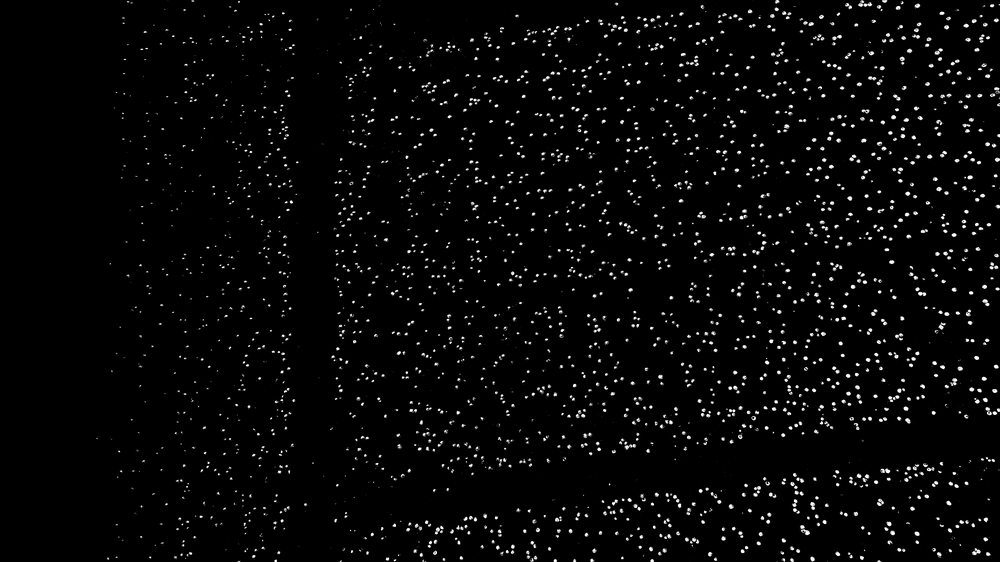
#> input picture src/ex2_bgr_inrange.png, 1000 x 562 px, shrunk from 5472 x 3078 before the run
$ python ex4.py
#> lines starting #> are read from the running program, lines starting #| are printed output that depends on the picture
#!/usr/bin/Python
"""
    description here

    Author:     bakuv
    Date:
"""

###############################################################
# Imports

import cv2
# import constants as cn

###############################################################
# Methods

def median(img, ksize):
    """
    ksize should be uneven, e.g.: 9
    """
    return cv2.medianBlur(img, ksize)

###############################################################
# Main

if __name__ == '__main__':
    img = cv2.imread("ex2_bgr_inrange.png")
#> img is the input picture: shape (562, 1000, 3); min 0, max 255, mean 7.2

    blurred = median(img, 5)
#> in median, `return cv2.medianBlur(img, ksize)`:
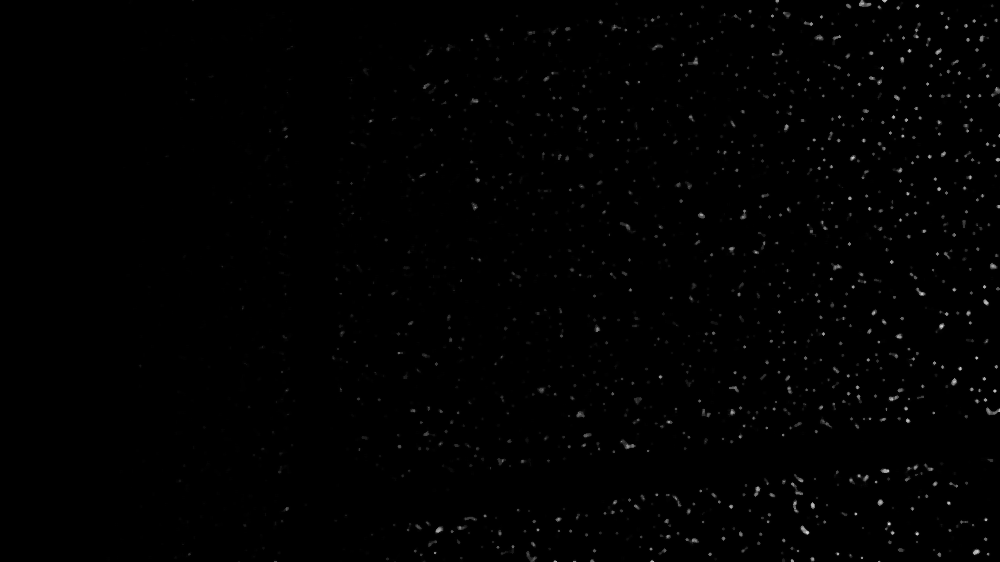
#> returned value: shape (562, 1000, 3); min 0, max 221, mean 1.4

    cv2.imwrite("../output/ex4_blurred.png", blurred)

$ run again, with src/ex2_bgr_histbackprj.png copied over src/ex2_bgr_inrange.png
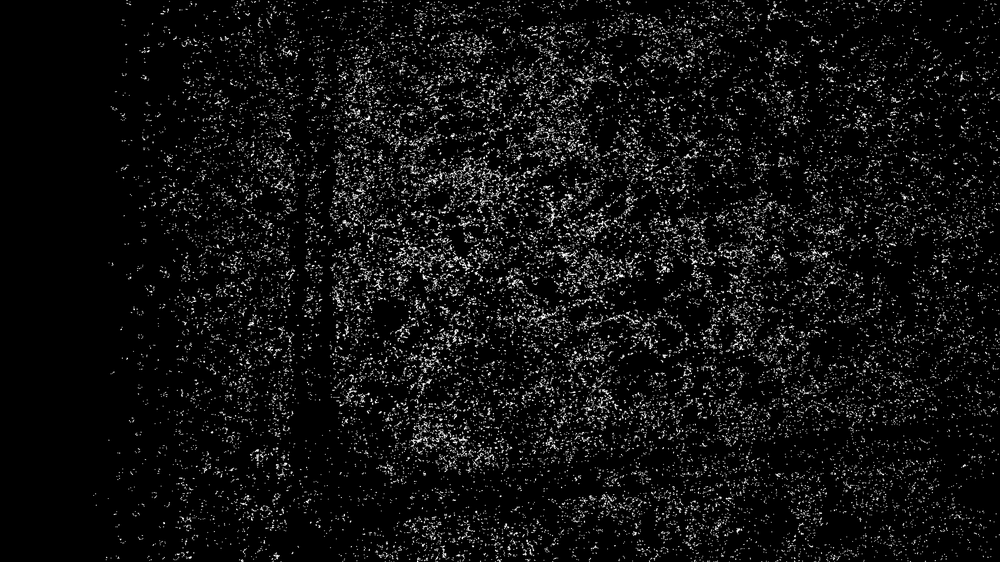
#> input picture src/ex2_bgr_histbackprj.png, 1000 x 562 px, shrunk from 5472 x 3078 before the run
#> img is the input picture: shape (562, 1000, 3); min 0, max 255, mean 15.8
#> in median, `return cv2.medianBlur(img, ksize)`:
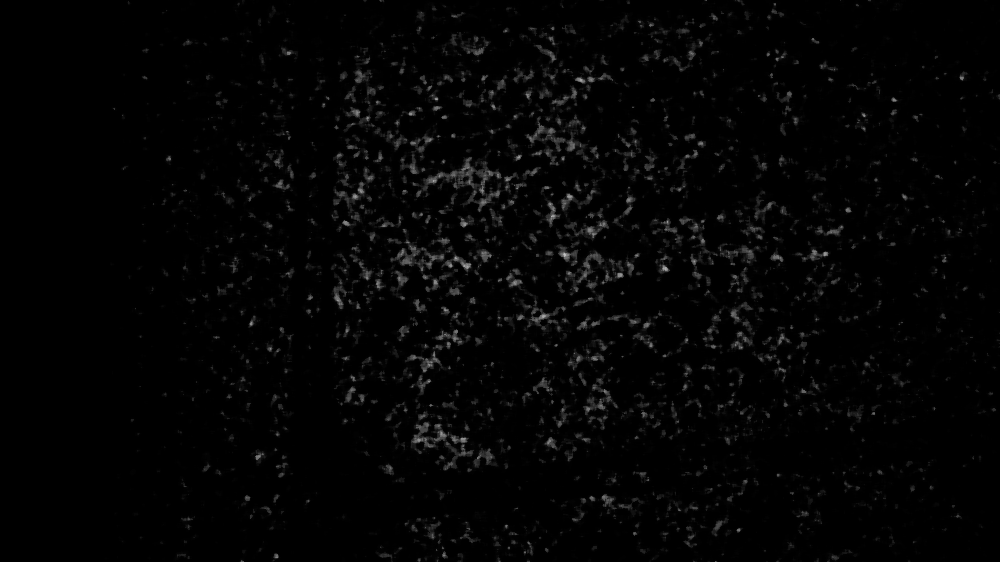
#> returned value: shape (562, 1000, 3); min 0, max 196, mean 4.1
